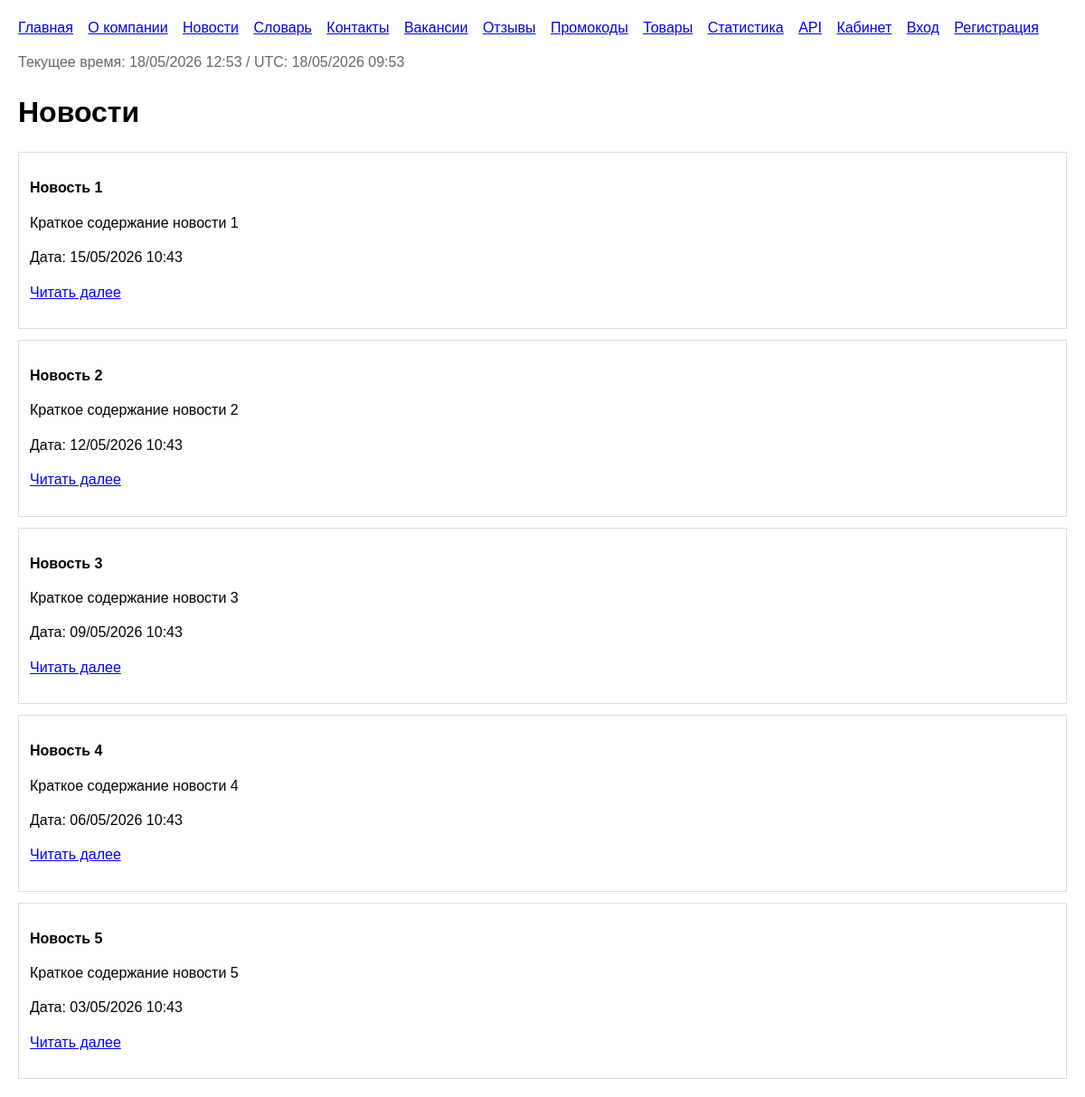
Page /news/ on the committed database.
### catalog/models.py (models this page shows, shortened)
class TimeStampedModel(models.Model):
    created_at = models.DateTimeField(auto_now_add=True)
    updated_at = models.DateTimeField(auto_now=True)
    class Meta:
        abstract = True

class NewsArticle(TimeStampedModel):
    title = models.CharField(max_length=200)
    summary = models.CharField(max_length=255)
    body = models.TextField()
    image = models.FileField(upload_to='news/', blank=True, null=True)
    image_url = models.URLField(blank=True)
    published_at = models.DateTimeField(default=timezone.now)
    is_published = models.BooleanField(default=True)
    class Meta:
        ordering = ['-published_at']
    @property
    def image_source(self):
        if self.image:
            return self.image.url
        return self.image_url

### catalog/views.py (the view)
# urls.py: path('news/', views.news_list, name='news'),
def news_list(request):
    articles = NewsArticle.objects.filter(is_published=True)
    paginator = Paginator(articles, 5)
    page_obj = paginator.get_page(request.GET.get('page'))
    return render(request, 'catalog/news_list.html', page_context(articles=page_obj, page_obj=page_obj))

### catalog/views.py (called while the page is built)
def page_context(**kwargs):
    ctx = {'current_dt': timezone.now()}
    ctx.update(kwargs)
    return ctx

### templates/catalog/news_list.html (shortened to what this page needs)
{% extends 'catalog/base.html' %}
{% block content %}
<h1>Новости</h1>
{% for article in articles %}
    <div class="card">
        <p><strong>{{ article.title }}</strong></p>
        <p>{{ article.summary }}</p>
        <p>Дата: {{ article.published_at|date:'d/m/Y H:i' }}</p>
        <p><a href="{% url 'catalog:news_detail' article.pk %}">Читать далее</a></p>
    </div>
{% empty %}
    <p>Новостей пока нет.</p>
{% endfor %}
{% endblock %}

### templates/catalog/base.html (style rules this page uses)
body { font-family: Arial, sans-serif; margin: 20px; line-height: 1.4; }
.card { border: 1px solid #ddd; padding: 12px; margin: 12px 0; }

### rows in the picture
NewsArticle: title "Новость 1", summary "Краткое содержание новости 1", published_at "15/05/2026 10:43"
NewsArticle: title "Новость 2", summary "Краткое содержание новости 2", published_at "12/05/2026 10:43"
NewsArticle: title "Новость 3", summary "Краткое содержание новости 3", published_at "09/05/2026 10:43"
NewsArticle: title "Новость 4", summary "Краткое содержание новости 4", published_at "06/05/2026 10:43"
NewsArticle: title "Новость 5", summary "Краткое содержание новости 5", published_at "03/05/2026 10:43"
